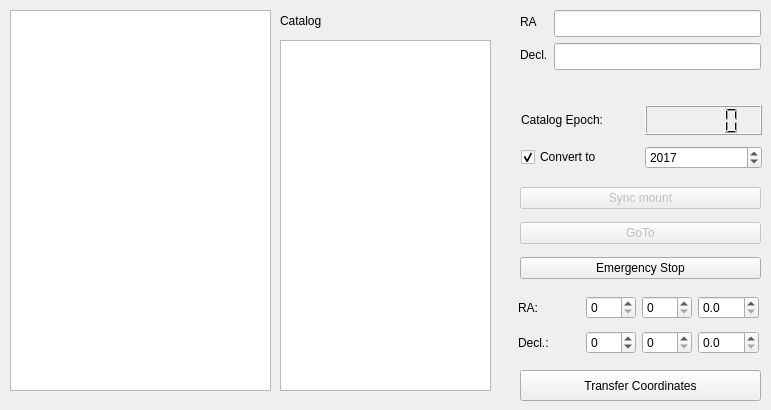
    <widget class="QWidget" name="catTab">
     <attribute name="title">
      <string>Catalog</string>
     </attribute>
     <widget class="QListWidget" name="listWidgetObject">
      <property name="geometry">
       <rect>
        <x>10</x>
        <y>10</y>
        <width>261</width>
        <height>381</height>
       </rect>
      </property>
      <property name="font">
       <font>
        <pointsize>12</pointsize>
       </font>
      </property>
     </widget>
     <widget class="QListWidget" name="listWidgetCatalog">
      <property name="geometry">
       <rect>
        <x>280</x>
        <y>40</y>
        <width>211</width>
        <height>351</height>
       </rect>
      </property>
     </widget>
     <widget class="QLabel" name="lCatalog">
      <property name="geometry">
       <rect>
        <x>280</x>
        <y>10</y>
        <width>68</width>
        <height>21</height>
       </rect>
      </property>
      <property name="text">
       <string>Catalog</string>
      </property>
     </widget>
     <widget class="QWidget" name="layoutWidget">
      <property name="geometry">
       <rect>
        <x>520</x>
        <y>10</y>
        <width>241</width>
        <height>81</height>
       </rect>
      </property>
      <layout class="QFormLayout" name="formLayout_4">
       <item row="0" column="0">
        <widget class="QLabel" name="lcatRA">
         <property name="text">
          <string>RA</string>
         </property>
        </widget>
       </item>
       <item row="0" column="1">
        <widget class="QLineEdit" name="lineEditRA">
         <property name="font">
          <font>
           <pointsize>12</pointsize>
          </font>
         </property>
        </widget>
       </item>
       <item row="1" column="0">
        <widget class="QLabel" name="lCatDecl">
         <property name="text">
          <string>Decl.</string>
         </property>
        </widget>
       </item>
       <item row="1" column="1">
        <widget class="QLineEdit" name="lineEditDecl">
         <property name="font">
          <font>
           <pointsize>12</pointsize>
          </font>
         </property>
        </widget>
       </item>
      </layout>
     </widget>
     <widget class="QWidget" name="layoutWidget">
      <property name="geometry">
       <rect>
        <x>521</x>
        <y>100</y>
        <width>241</width>
        <height>74</height>
       </rect>
      </property>
      <layout class="QGridLayout" name="gridLayout_2">
       <item row="0" column="0">
        <widget class="QLabel" name="lCatEpoch">
         <property name="text">
          <string>Catalog Epoch:</string>
         </property>
        </widget>
       </item>
       <item row="0" column="1">
        <widget class="QLCDNumber" name="lcdCatEpoch">
         <property name="minimumSize">
          <size>
           <width>100</width>
           <height>30</height>
          </size>
         </property>
         <property name="maximumSize">
          <size>
           <width>16777215</width>
           <height>30</height>
          </size>
         </property>
        </widget>
       </item>
       <item row="1" column="0">
        <widget class="QCheckBox" name="cbConvertToCurrentEpoch">
         <property name="text">
          <string>Convert to</string>
         </property>
         <property name="checked">
          <bool>true</bool>
         </property>
        </widget>
       </item>
       <item row="1" column="1">
        <widget class="QSpinBox" name="sbEpoch">
         <property name="minimum">
          <number>2000</number>
         </property>
         <property name="maximum">
          <number>2525</number>
         </property>
         <property name="value">
          <number>2017</number>
         </property>
        </widget>
       </item>
      </layout>
     </widget>
     <widget class="QPushButton" name="pbConveyCoordinates">
      <property name="geometry">
       <rect>
        <x>520</x>
        <y>370</y>
        <width>241</width>
        <height>31</height>
       </rect>
      </property>
      <property name="text">
       <string>Transfer Coordinates</string>
      </property>
     </widget>
     <widget class="QWidget" name="layoutWidget">
      <property name="geometry">
       <rect>
        <x>520</x>
        <y>180</y>
        <width>241</width>
        <height>107</height>
       </rect>
      </property>
      <layout class="QVBoxLayout" name="verticalLayout_16">
       <item>
        <widget class="QPushButton" name="pbSync">
         <property name="enabled">
          <bool>false</bool>
         </property>
         <property name="text">
          <string>Sync mount</string>
         </property>
        </widget>
       </item>
       <item>
        <widget class="QPushButton" name="pbGoTo">
         <property name="enabled">
          <bool>false</bool>
         </property>
         <property name="text">
          <string>GoTo</string>
         </property>
        </widget>
       </item>
       <item>
        <widget class="QPushButton" name="pbStop2">
         <property name="enabled">
          <bool>true</bool>
         </property>
         <property name="text">
          <string>Emergency Stop</string>
         </property>
        </widget>
       </item>
      </layout>
     </widget>
     <widget class="QWidget" name="layoutWidget">
      <property name="geometry">
       <rect>
        <x>518</x>
        <y>290</y>
        <width>241</width>
        <height>70</height>
       </rect>
      </property>
      <layout class="QGridLayout" name="gridLayout_16">
       <item row="0" column="0">
        <widget class="QLabel" name="lRAinput">
         <property name="text">
          <string>RA:</string>
         </property>
        </widget>
       </item>
       <item row="0" column="1">
        <widget class="QSpinBox" name="sbRAhours">
         <property name="maximumSize">
          <size>
           <width>50</width>
           <height>16777215</height>
          </size>
         </property>
         <property name="maximum">
          <number>23</number>
         </property>
        </widget>
       </item>
       <item row="0" column="2">
        <widget class="QSpinBox" name="sbRAmins">
         <property name="maximumSize">
          <size>
           <width>50</width>
           <height>16777215</height>
          </size>
         </property>
         <property name="maximum">
          <number>59</number>
         </property>
        </widget>
       </item>
       <item row="0" column="3">
        <widget class="QDoubleSpinBox" name="sbRASecs">
         <property name="maximumSize">
          <size>
           <width>80</width>
           <height>16777215</height>
          </size>
         </property>
         <property name="decimals">
          <number>1</number>
         </property>
         <property name="maximum">
          <double>59.899999999999999</double>
         </property>
         <property name="singleStep">
          <double>0.100000000000000</double>
         </property>
        </widget>
       </item>
       <item row="1" column="0">
        <widget class="QLabel" name="lDeclInput">
         <property name="maximumSize">
          <size>
           <width>16777215</width>
           <height>40</height>
          </size>
         </property>
         <property name="text">
          <string>Decl.:</string>
         </property>
        </widget>
       </item>
       <item row="1" column="1">
        <widget class="QSpinBox" name="sbDeclDegrees">
         <property name="maximumSize">
          <size>
           <width>50</width>
           <height>16777215</height>
          </size>
         </property>
         <property name="minimum">
          <number>-90</number>
         </property>
         <property name="maximum">
          <number>90</number>
         </property>
        </widget>
       </item>
       <item row="1" column="2">
        <widget class="QSpinBox" name="sbDeclMin">
         <property name="maximumSize">
          <size>
           <width>50</width>
           <height>16777215</height>
          </size>
         </property>
         <property name="maximum">
          <number>59</number>
         </property>
        </widget>
       </item>
       <item row="1" column="3">
        <widget class="QDoubleSpinBox" name="sbDeclSec">
         <property name="maximumSize">
          <size>
           <width>80</width>
           <height>16777215</height>
          </size>
         </property>
         <property name="decimals">
          <number>1</number>
         </property>
         <property name="maximum">
          <double>59.899999999999999</double>
         </property>
         <property name="singleStep">
          <double>0.100000000000000</double>
         </property>
        </widget>
       </item>
      </layout>
     </widget>
    </widget>
